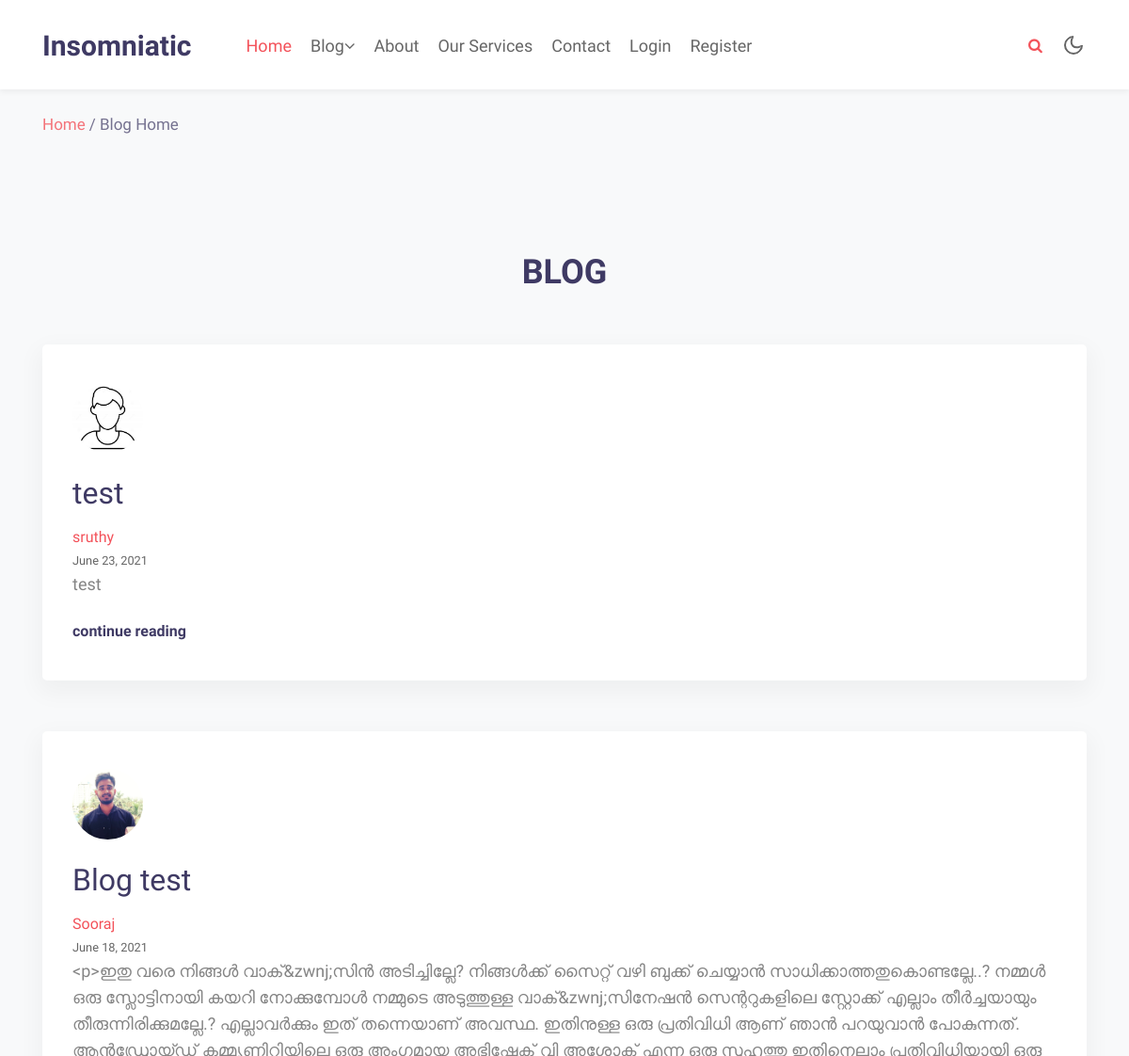
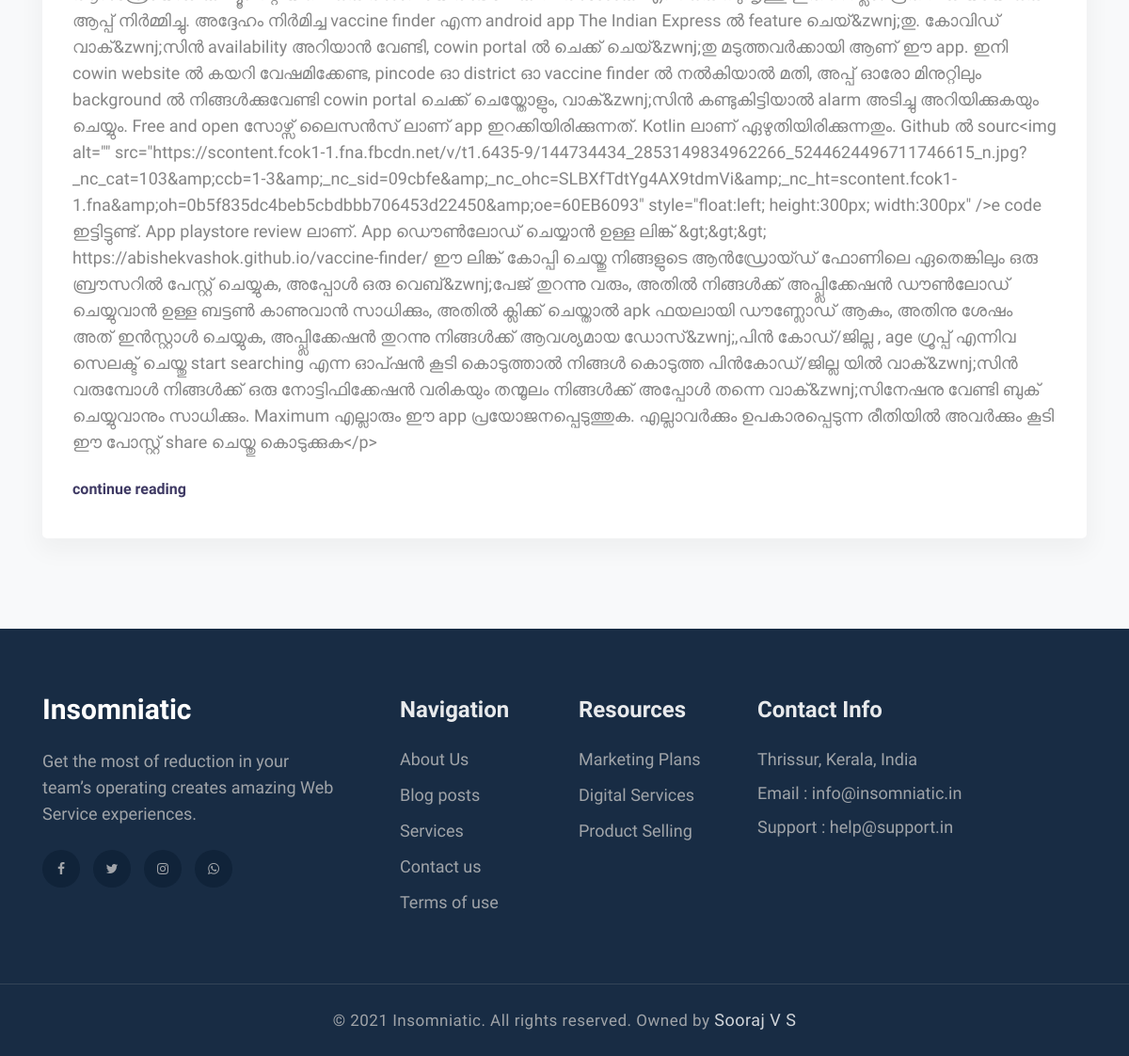
Screenshot of /blog/ with the database file from the repository (2 pictures, top to bottom).
### blog/models.py (models this page shows, shortened)
class Post(models.Model):
    post_title = models.CharField(max_length=100)
    content = models.TextField()
    content_1 = models.TextField(null=True)
    date_posted = models.DateField(default=timezone.now)
    author = models.ForeignKey(User, on_delete=models.CASCADE)
    Related_to = (
        ('Technology/IT', 'Technology/IT'),
        ('Technology/Electronics', 'Technology/Electronics'),
        ('Technology/Space', 'Technology/Space'),
        ('Technology/Others', 'Technology/Others'),
        ('Technology/Apps-Softwares', 'Technology/Apps-Softwares')
    )
    type = models.CharField(max_length=25, choices=Related_to, default='Technology/Others')
    likes = models.ManyToManyField(User, related_name='blog_posts')

### users/models.py (models this page shows, shortened)
class Profile(models.Model):
    user = models.OneToOneField(User, on_delete=models.CASCADE)
    image = models.ImageField(default='default.jpg', upload_to='profile_pics')
    bio = models.TextField(max_length=100,default='Online')

### blog/views.py (the view)
# urls.py: path('', PostListView.as_view(),name='blog-home'),
class PostListView(ListView):
    model = Post
    template_name = 'blog/blog.html'  # <app>/<model>_<viewtype>.html
    context_object_name = 'posts'
    extra_context = {'title': 'Blog Home'}
    ordering = ['-date_posted']
    paginate_by = 2

### blog/templates/blog/blog.html (shortened to what this page needs)
{% extends 'basic/base.html' %}
{% load static %}
{% block content %}
<section class="w3l-services-block-3 py-5" id="services">
    <div class="features-main py-lg-5 py-md-3">
        <div class="container">
            <div class="header-section text-center mx-auto">
                <h3 class="title-big">BLOG</h3>
            </div>
            {% for post in posts %}
            <div class="row features mt-lg-4">
               <div class="col-lg-12 col-md-6 feature-grid">
                    <a href="{% url 'post-detail' post.id %}">
                        <div class="feature-body service2">
                            <div class="feature-img">
                                <img width="75" height="75" class="rounded-circle article-img" src="{{ post.author.profile.image.url }}">
                            </div>
                            <div class="feature-info mt-4">
                                <h2 class="feature-titel mb-3"> {{post.post_title}} </h2>
                                <a href="{% url 'user-posts' post.author.username %}" >{{ post.author.first_name }}</a> <br>
                                <small>{{ post.date_posted|date:"F d, Y" }}</small>
                                <p class="feature-text">{{post.content}}
                                </p>
                                <a href="{% url 'post-detail' post.id %}" class="read mt-4 d-block">continue reading</a>
                            </div>
                        </div>
                    </a>
                </div>
            </div>
            {% endfor %}
        </div>
    </div>
</section>
{% endblock content %}

### rows the page displays
Post: author.profile.image (placeholder picture), post_title "test", author.first_name "sruthy", date_posted "June 23, 2021", content "test"
Post: author.profile.image (picture), post_title "Blog test", author.first_name "Sooraj", date_posted "June 18, 2021", content "<p>ഇതു വരെ നിങ്ങൾ വാക്&zwnj;സിൻ അടിച്ചില്ലേ? നിങ്ങൾക്ക് സൈറ്റ് വഴി ബുക്ക് ചെയ്യാൻ സാധിക്കാത്തതുകൊണ്ടല്ലേ..? നമ്മൾ ഒരു സ്ലോട്ടിനായി കയറി നോക്കുമ്പോൾ നമ്മുടെ അടുത്തുള്ള വാക്&zwnj;സിനേഷൻ സെന്ററുകളിലെ സ്റ്റോക്ക് എല്ലാം തീർച്ചയായും തീരുന്നിരിക്കുമല്ലേ.? എല്ലാവർക്കും ഇത് തന്നെയാണ് അവസ്ഥ. ഇതിനുള്ള ഒരു പ്രതിവിധി ആണ് ഞാൻ പറയുവാൻ പോകുന്നത്. ആൻഡ്രോയ്ഡ് കമ്മ്യൂണിറ്റിയിലെ ഒരു അംഗമായ അഭിഷേക് വി അശോക് എന്ന ഒരു സുഹൃത്തു ഇതിനെല്ലാം പ്രതിവിധിയായി ഒരു ആപ്പ് നിർമ്മിച്ചു. അദ്ദേഹം നിർമിച്ച vaccine finder എന്ന android app The Indian Express ൽ feature ചെയ്&zwnj;തു. കോവിഡ് വാക്&zwnj;സിൻ availability അറിയാൻ വേണ്ടി, cowin portal ൽ ചെക്ക് ചെയ്&zwnj;തു മടുത്തവർക്കായി ആണ് ഈ app. ഇനി cowin website ൽ കയറി വേഷമിക്കേണ്ട,…"

### other values shown
{{ title }} "Blog Home"
